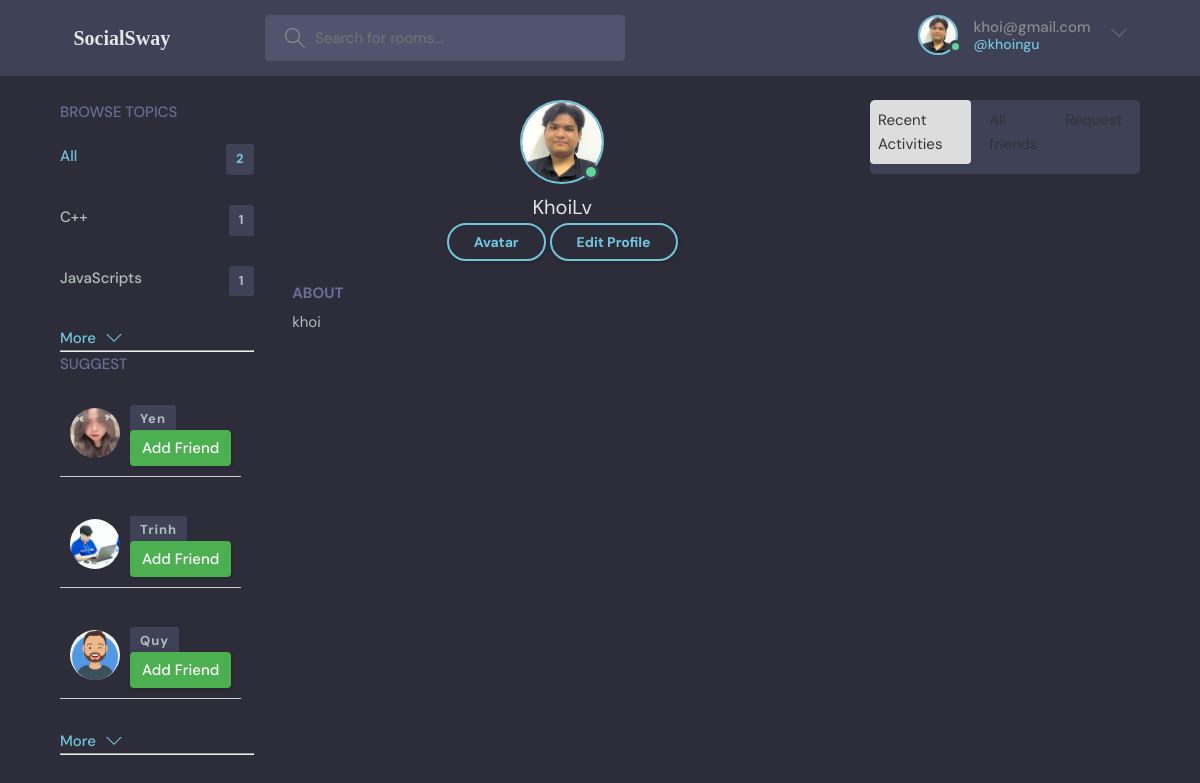
/profile/3/ (signed in), run on an earlier commit of the app's database.
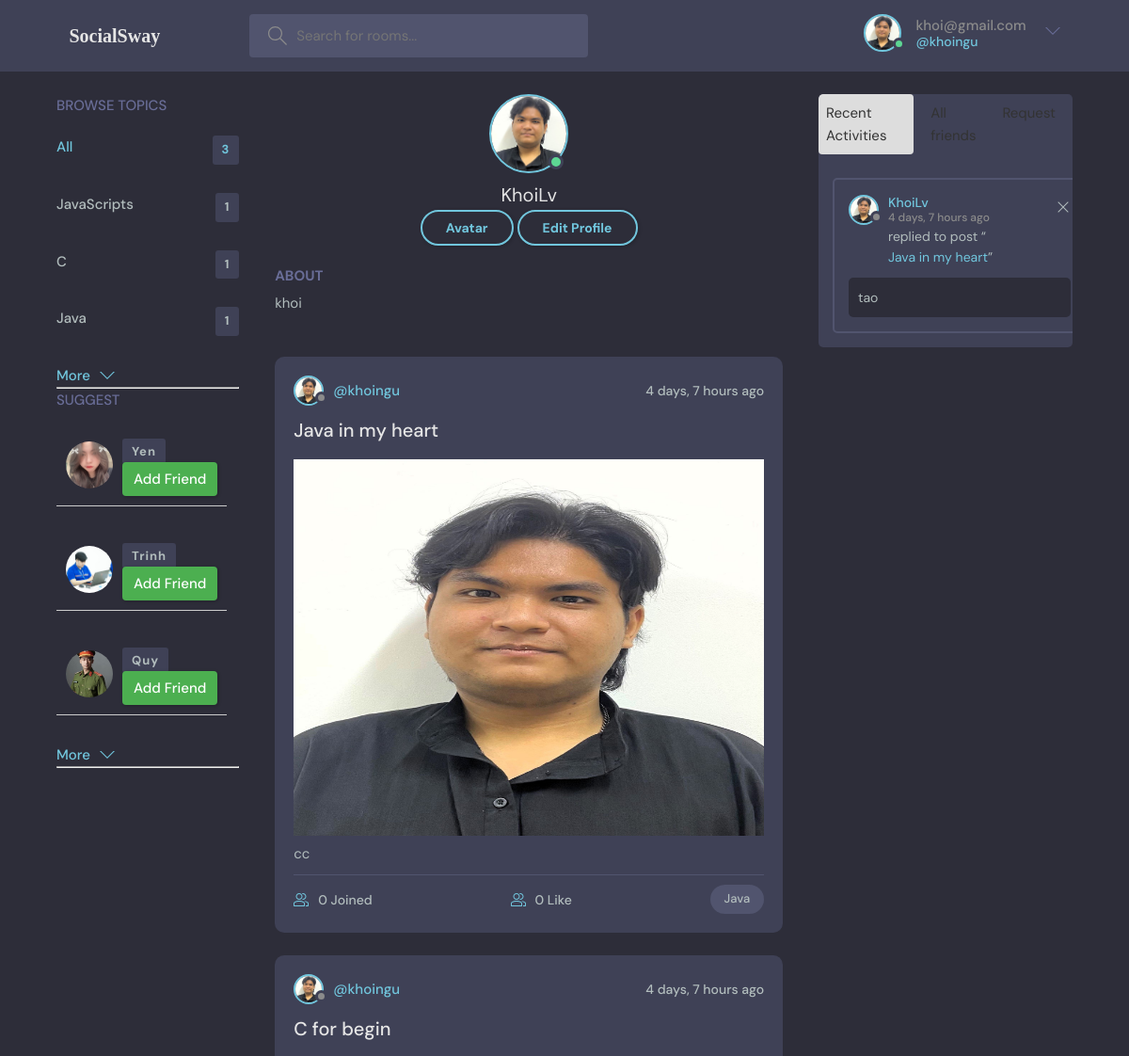
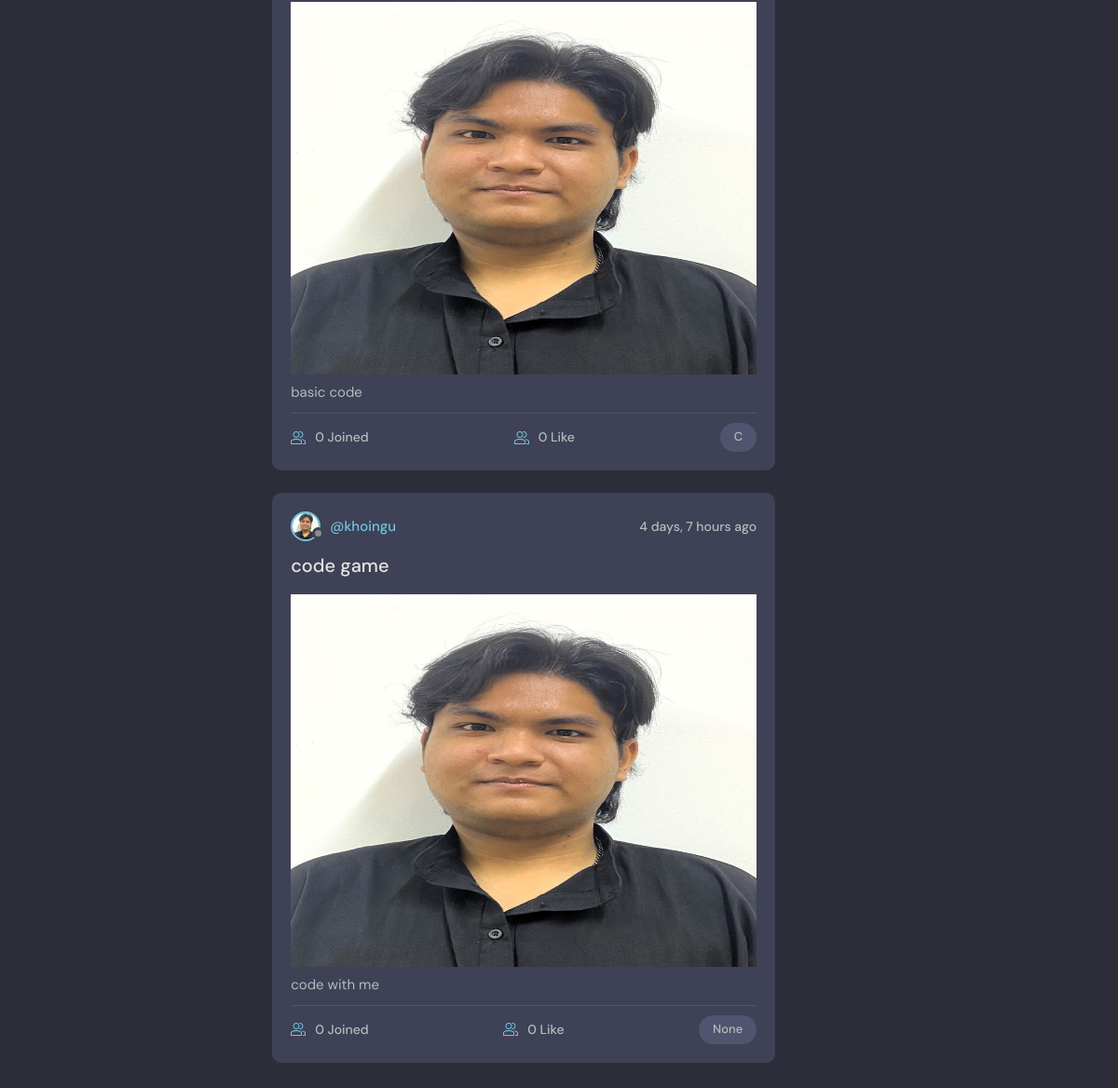
And on a later commit of the database (2 pictures, top to bottom).
### base/models.py (models this page shows, shortened)
class User(AbstractUser):
    name = models.CharField(max_length = 200, null = True)
    email =models.EmailField(unique = True,null =True)
    bio = models.TextField(null = True)
    avatar = models.ImageField(default='defaut1.png',null=True)
    USERNAME_FIELD ='email'
    REQUIRED_FIELDS = []

class Topic(models.Model):
    name = models.CharField(max_length=200)
    def __str__(seft):
        return seft.name

class Room(models.Model):
    host = models.ForeignKey(User,on_delete=models.SET_NULL,null =True)
    topic = models.ForeignKey(Topic,on_delete=models.SET_NULL,null=True)
    name = models.CharField(max_length=200,null =True)
    img = models.ImageField(default='',null=True)
    description = models.TextField(null = True, blank = True)
    participants = models.ManyToManyField(User,related_name='participants',blank=True)
    updated = models.DateTimeField(auto_now=True)
    created = models.DateTimeField(auto_now_add=True)
    class Meta:
        ordering = ['-updated','created']
    def __str__(seft):
        return seft.name

class Message(models.Model):
    user = models.ForeignKey(User,on_delete=models.CASCADE)
    room = models.ForeignKey(Room, on_delete=models.CASCADE)
    body = models.TextField()
    updated = models.DateTimeField(auto_now=True)
    created = models.DateTimeField(auto_now_add=True)
    class Meta:
        ordering = ['-updated','created']

### base/views.py (the view)
# urls.py: path('profile/<str:pk>/',views.userProfile,name="profile"),
def userProfile(request,pk):
    user = User.objects.get(id=pk)
    accepted_friends = Friendship.objects.filter(Q(sender=request.user, status='accepted') | Q(receiver=request.user, status='accepted'))
    all_users = User.objects.exclude(
        Q(id=request.user.id) | Q(friendship_sent__receiver=request.user, friendship_sent__status='accepted') | Q(friendship_received__sender=request.user, friendship_received__status='accepted')
    )
    random_users = random.sample(list(all_users), min(5, len(all_users)))
    rooms = user.room_set.all()
    room_message = user.message_set.all()[0:5]
    topic = Topic.objects.all()[0:5]
    context ={'user':user,'rooms':rooms,'room_message':room_message,'topic':topic ,'random_users':random_users ,'users':accepted_friends}
    return render(request,'base/profile.html',context)

### base/templates/base/profile.html (shortened to what this page needs)
{% extends 'main.html' %}
{% block content %}
<main class="profile-page layout layout--3">
  <div class="container">
    {% include 'base/topics_compo.html'%}
    <div class="roomList">
      <div class="profile">
        <div class="profile__avatar">
          <div class="image-container">
            <div class="avatar avatar--large active zoomable" id="avatar-image">
              <img src="{{ user.avatar.url }}" alt="Profile Image" >
            </div>
        </div>
        </div>
        <div class="profile__info">
          <h3>{{user.name}}</h3>
          {% if request.user == user %}
          <a href="{%url 'update_avatar' %}" class="btn btn--main btn--pill">Avatar</a>
          <a href="{%url 'update-user'%}" class="btn btn--main btn--pill">Edit Profile</a>
          {%else%}
          <a href="{%url 'addFriend' user.id %}" class="btn btn--main btn--pill">Add Friend</a>
          {% endif %}
        </div>
        <div class="profile__about">
          <h3>About</h3>
          <p>
            {{user.bio}}
          </p>
        </div>
      </div>
      {% include 'base/feed.html' %}
    </div>
    {% include 'base/activity.html' %}
</main>
{% endblock content %}

### templates/main.html (shortened to what this page needs)
<!DOCTYPE html>
{% load static %}
<html lang="en">
  <head>
    <link rel="stylesheet" href="{% static 'styles/style.css' %}" />
  </head>
  <body>
    {%include 'navbar.html'%}
    {% block content%}
    {%endblock%}
  </body>
</html>

### templates/navbar.html (shortened to what this page needs)
{%load static%}
<header class="header header--loggedIn">
    <div class="container">
        <a href="{% url 'home' %}" class="header__logo">
            <h1 style="font-family: cursive">SocialSway</h1>
        </a>
        <form class="header__search" method="GET" action="{%url 'home'%}">
            <label>
                <input name="q" placeholder="Search for rooms..." />
            </label>
        </form>
        <nav class="header__menu">
            {%if request.user.is_authenticated%}
            <div class="header__user">
                <a href="{% url 'profile' request.user.id %}">
                    <div class="avatar avatar--medium active">
                        <img src="{{ request.user.avatar.url }}" />
                    </div>
                    <p>{{request.user}} <span>@{{request.user.username}}</span></p>
                </a>
                <button class="dropdown-button">
                    <svg version="1.1" xmlns="http://www.w3.org/2000/svg" width="32" height="32" viewBox="0 0 32 32">
                        <title>chevron-down</title>
                        <path d="M16 21l-13-13h-3l16 16 16-16h-3l-13 13z"></path>
                    </svg>
                </button>
            </div>
            {%else%}
            <a href="{% url 'login' %}">
                <img src="{% static 'images/avatar.svg'%}" alt="">
                <p>Login</p>
            </a>
            {%endif%}
        </nav>
    </div>
</header>

### base/templates/base/topics_compo.html (shortened to what this page needs)
<div class="topics">
    <div class="topics__header">
      <h2>Browse Topics</h2>
    </div>
    <ul class="topics__list">
      <li>
        <a href="/" class="active">All <span>{{topic.count}}</span></a>
      </li>
      {%for t in topic%}
      <li>
        <a href="{%url 'home' %}?q={{t.name}}">{{t.name}} <span>{{t.room_set.all.count}}</span></a>
      </li>
      {%endfor%}
    </ul>
    <a class="btn btn--link" href="{%url 'topics'%}">
      More
      <svg version="1.1" xmlns="http://www.w3.org/2000/svg" width="32" height="32" viewBox="0 0 32 32">
        <title>chevron-down</title>
        <path d="M16 21l-13-13h-3l16 16 16-16h-3l-13 13z"></path>
      </svg>
    </a>
    <hr>
    <div class="topics__header">
      <h2>Suggest</h2>
    </div>
    <ul class="topics__list">
      {% for r in random_users %}
      <li>
        <a href="{% url 'profile' r.id %}">
          <div class="friend-item">
            <div class="friend-avatar">
              <img src="{{ r.avatar.url }}" alt="{{ r.name }} Avatar" />
            </div>
            <div class="friend-info">
              <span class="friend-name">{{ r.name }}</span>
              <div class="friend-actions">
                <button class="btn btn--primary">Add Friend</button>
              </div>
            </div>
          </div>
        </a>
      </li>
      {% endfor %}
    </ul>
    <a class="btn btn--link" href="{%url 'friend'%}">
      More
      <svg version="1.1" xmlns="http://www.w3.org/2000/svg" width="32" height="32" viewBox="0 0 32 32">
        <title>chevron-down</title>
        <path d="M16 21l-13-13h-3l16 16 16-16h-3l-13 13z"></path>
      </svg>
    </a>
    <hr>
  </div>

### base/templates/base/feed.html (shortened to what this page needs)
<div class="scrollable-container">
{%for room in rooms%}
<div class="roomListRoom">
  <div class="roomListRoom__header">
    <a href="{% url 'profile' room.host.id%}" class="roomListRoom__author">
      <div class="avatar avatar--small">
        <img src="{{ room.host.avatar.url }}" />
      </div>
      <span>@{{room.host.username}}</span>
    </a>
    <div class="roomListRoom__actions">
      <span>{{room.created|timesince}} ago</span>
    </div>
  </div>
  <div class="roomListRoom__content">
    <a href="{%url 'room' room.id%}">{{room.name}}</a>
    <img src="{{room.host.avatar.url}}" alt="" width="420" height="400">
    <p>
      {{room.description}}
    </p>
  </div>
  <div class="roomListRoom__meta">
    <a href="{%url 'room' room.id%}" class="roomListRoom__joined">
      {{room.participants.all.count}} Joined
    </a>
    <a href="{%url 'room' room.id%}" class="roomListRoom__joined">
      {{room.participants.all.count}} Like
    </a>
    <p class="roomListRoom__topic">{{room.topic}}</p>
  </div>
</div>
{%endfor%}
</div>

### base/templates/base/activity.html (shortened to what this page needs)
<div class="activities">
  <div class="activities__header">
    <ul class="nav-tabs">
      <li class="tab-item active" onclick="showTab('recentActivities')">
        <a class="tab-link" id="tabRecentActivities">Recent Activities</a>
      </li>
      <li class="tab-item" onclick="showTab('friendList')">
        <a href="#" class="tab-link" id="tabFriendList">All friends</a>
      </li>
      <li class="tab-item" onclick="showTab('requestList')">
        <a href="#" class="tab-link" id="tabrequestList">Request </a>
      </li>
    </ul>
  </div>
  <div class="activities__content" id="recentActivities">
    {% for m in room_message %}
    <div class="activities__box">
      <div class="activities__boxHeader roomListRoom__header">
        <a href="{%url 'profile' m.user.id%}" class="roomListRoom__author">
          <div class="avatar avatar--small">
            <img src="{{m.user.avatar.url}}" />
          </div>
          <p>
            {{m.user.name}}
            <span>{{m.created|timesince}} ago</span>
          </p>
        </a>
        {% if request.user == m.user%}
        <div class="roomListRoom__actions">
          <a href="{%url 'delete-message' m.id%}">
            <svg version="1.1" xmlns="http://www.w3.org/2000/svg" width="32" height="32" viewBox="0 0 32 32">
              <title>remove</title>
              <path
                d="M27.314 6.019l-1.333-1.333-9.98 9.981-9.981-9.981-1.333 1.333 9.981 9.981-9.981 9.98 1.333 1.333 9.981-9.98 9.98 9.98 1.333-1.333-9.98-9.98 9.98-9.981z">
              </path>
            </svg>
          </a>
        </div>
        {%endif%}
      </div>
      <div class="activities__boxContent">
        <p>replied to post “<a href="{%url 'room' m.room.id%}">{{m.room}}</a>”</p>
        <div class="activities__boxRoomContent">
          {% if m.body|length > 5 %}
          {{ m.body|slice:":30" }}...
          {% else %}
          {{ m.body }}
          {% endif %}
        </div>
      </div>
    </div>
    {% endfor %}
  </div>
</div>
</div>

### base/templates/base/profile.html (style rules this page uses)
.zoomable { cursor: pointer; transition: transform 0.3s ease; }

### base/templates/base/topics_compo.html (style rules this page uses)
.topics__list { list-style: none; padding: 0; }
.friend-item { display: flex; align-items: center; justify-content: space-between; padding: 10px; border-bottom: 1px solid #ccc; }
.friend-avatar img { border-radius: 50%; width: 50px; height: 50px; object-fit: cover; margin-right: 10px; }
.friend-info { flex: 1; }
.friend-name { font-weight: bold; }
.friend-actions button { background-color: #4caf50; color: #fff; border: none; padding: 8px 12px; cursor: pointer; border-radius: 4px; }

### base/templates/base/feed.html (style rules this page uses)
.scrollable-container { overflow-y: auto; height: 110vh; }

### base/templates/base/activity.html (style rules this page uses)
.activities__content { overflow: hidden; width: 300px; }
.nav-tabs { list-style: none; padding: 0; margin: 0; display: flex; }
.tab-item { cursor: pointer; margin-right: 10px; padding: 8px; border-radius: 4px; transition: background-color 0.3s ease; }
.tab-item.active { background-color: #ddd; }
.tab-link { text-decoration: none; color: #333; }
.activities__content { margin-top: 10px; }
.activities__boxContent p { word-wrap: break-word; }

What changed in the data, as far as the page shows it:
removed Topic: name "C++", room_set.all.count "1"
added Topic: name "C", room_set.all.count "1"
added Topic: name "Java", room_set.all.count "1"
changed User "Quy": avatar: a different picture
added Room: host.avatar (picture), host.username "khoingu", created "4 days, 7 hours", name "Java in my heart", description "cc", participants.all.count "0", topic "Java"
added Room: host.avatar (picture), host.username "khoingu", created "4 days, 7 hours", name "C for begin", description "basic code", participants.all.count "0", topic "C"
added Room: host.avatar (picture), host.username "khoingu", created "4 days, 7 hours", name "code game", description "code with me", participants.all.count "0", topic "None"
added Message: user.avatar (picture), user.name "KhoiLv", created "4 days, 7 hours", room "Java in my heart", body "tao"
Also different on the page:
{{ topic.count }}: "2" → "3"
